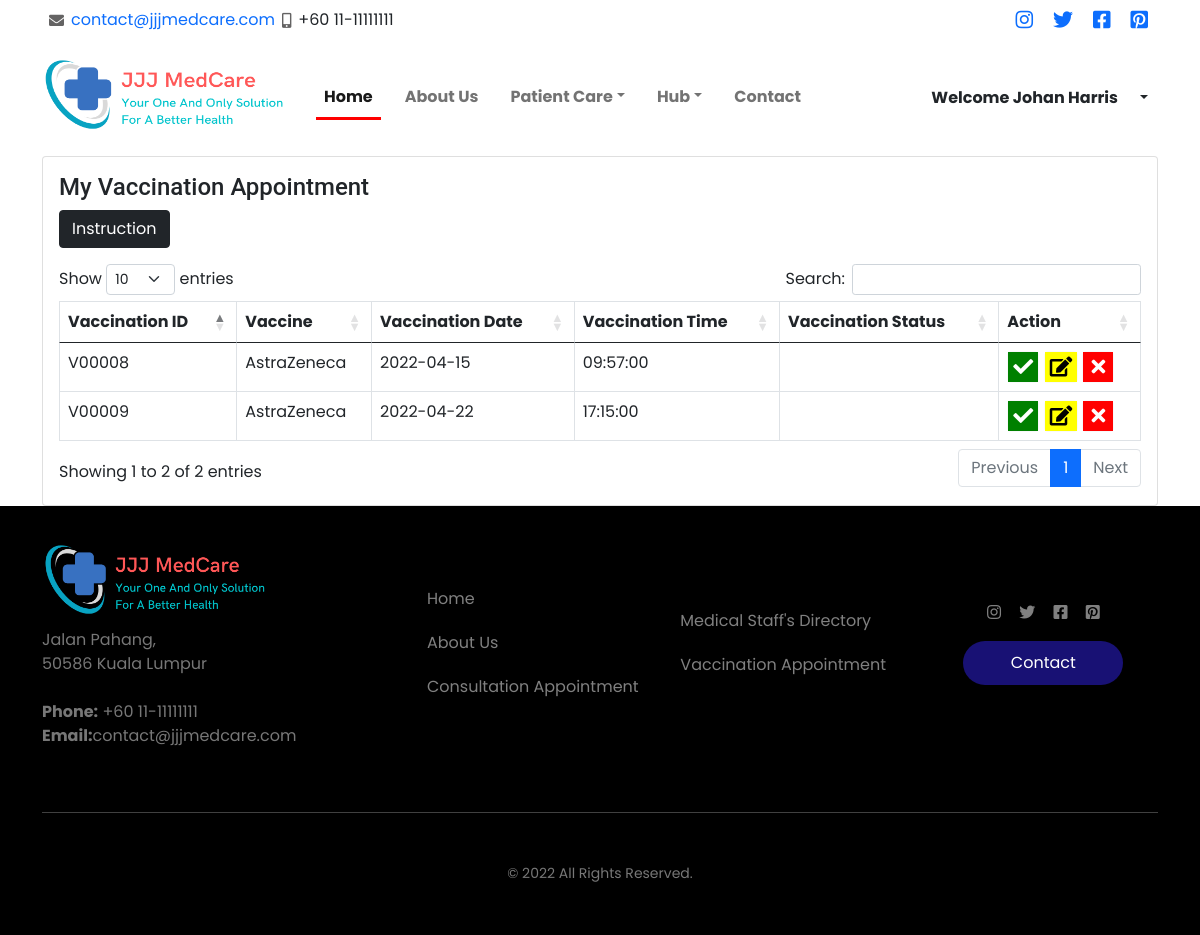
Before: /userdashboard_vaccine.php (signed in) with the older database file.
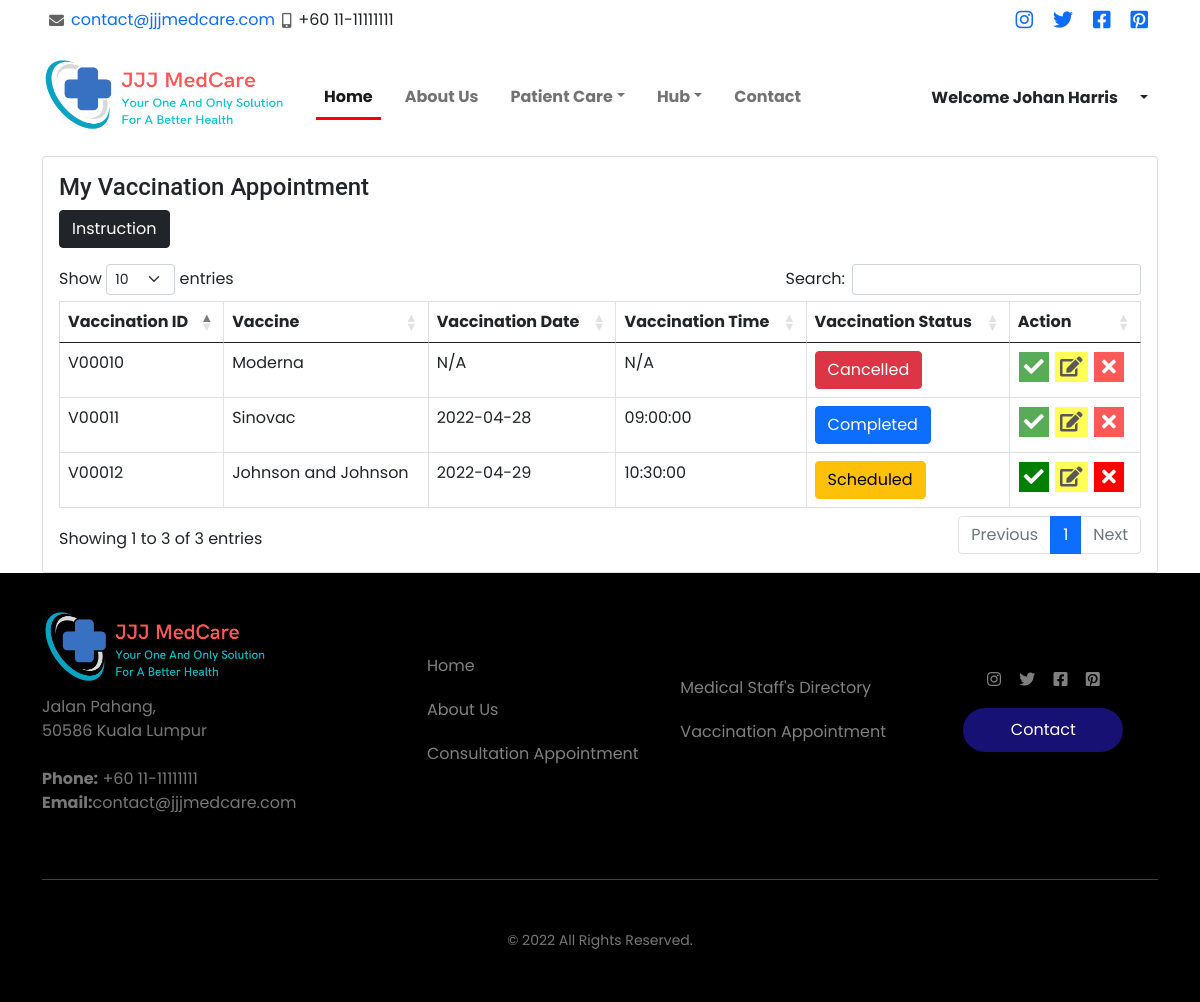
After: the same page with the newer database file.
### tables this page shows
CREATE TABLE `vaccine` (
  `vaccinePrefix` varchar(1) NOT NULL DEFAULT 'V',
  `vaccineId` int(5) UNSIGNED ZEROFILL NOT NULL,
  `vaccineDate` date NOT NULL,
  `vaccineTime` time NOT NULL,
  `vaccineBrand` varchar(20) NOT NULL,
  `vaccineStatus` varchar(10) NOT NULL,
  `userId` int(5) UNSIGNED ZEROFILL NOT NULL
);

### userdashboard_vaccine.php (the view, shortened to what this page needs)
<?php
include 'connection.php';
?>
<!DOCTYPE html>
<html>
<head>
  <link rel="stylesheet" href="asset/css/userstyle.css?v=<?php echo time(); ?>">
  <?php include('asset/includes/cssCDN.php'); ?>
</head>
<body>
  <?php include('asset/includes/navBar.php'); ?>
  <section class="container">
    <div class="col-lg-12 grid-margin stretch-card">
      <div class="card">
        <div class="card-body">
          <h4 class="card-title">
            My Vaccination Appointment
          </h4>
          <p>
            <button class="btn btn-dark" type="button" data-toggle="collapse" data-target="#collapseExample" aria-expanded="false" aria-controls="collapseExample">
              Instruction
            </button>
          </p>
          <div class="table-responsive">
            <table class="table table-hover table-bordered table-condensed" id="dataTableID" style="width:100%">
              <thead>
                <tr>
                  <th scope="col">Vaccination ID</th>
                  <th scope="col">Vaccine</th>
                  <th scope="col">Vaccination Date</th>
                  <th scope="col">Vaccination Time</th>
                  <th scope="col">Vaccination Status</th>
                  <th scope="col">Action</th>
                </tr>
              </thead>
              <tbody>
                <?php
                $viewSql = "SELECT * FROM `vaccine` INNER JOIN `user`  ON  vaccine.userId=user.userId";
                $result = mysqli_query($data, $viewSql);
                while ($fetch = mysqli_fetch_array($result)) {
                  $vprefix = $fetch['vaccinePrefix'];
                  $vid = $fetch['vaccineId'];
                  $date = $fetch['vaccineDate'];
                  $time = $fetch['vaccineTime'];
                  $status = $fetch['vaccineStatus'];
                  $brand = $fetch['vaccineBrand'];
                  if ($date == "0000-00-00" && $time == "00:00:00") {
                    $date = "N/A";
                    $time = "N/A";
                  }
                  if ($status == "Booked") {
                    $color = "btn-secondary";
                    $error = "";
                    $edit = "";
                    $tick = "disabled";
                  } else if ($status == "Scheduled") {
                    $color = "btn-warning";
                    $error = "";
                    $edit = "disabled";
                    $tick = "";
                  } else if ($status == "Confirmed") {
                    $color = "btn-success";
                    $error = "";
                    $edit = "disabled";
                    $tick = "";
                    $tick = "disabled";
                  } else if ($status == "Cancelled") {
                    $color = "btn-danger";
                    $error = "disabled";
                    $edit = "";
                    $tick = "";
                  } else if ($status == "Completed") {
                    $color = "btn-primary";
                    $error = "disabled";
                    $edit = "";
                    $tick = "";
                  }
                ?>
                  <tr>
                    <td><?php echo $vprefix . "" . $vid; ?></td>
                    <td><?php echo $brand; ?></td>
                    <td><?php echo $date; ?></td>
                    <td><?php echo $time; ?></td>
                    <td>
                      <button type="button" class="btn <?php echo $color; ?>">
                        <?php echo $status; ?>
                      </button>
                    </td>
                    <td class="action-button">
                      <button type="button" <?php echo $error ?><?php echo $tick ?> class="btn btn-light" data-bs-toggle="modal" data-bs-toggle="modal" data-bs-target="#accept<?php echo $vid; ?>">
                        <i class="fas fa-check"></i></button>
                      <button type="button" <?php echo $error ?><?php echo $edit ?> class="btn btn-light" data-bs-toggle="modal" data-bs-toggle="modal" data-bs-target="#edit<?php echo $vid; ?>">
                        <i class="fas fa-edit"></i></button>
                      <button type="button" <?php echo $error ?> class="btn btn-light" data-bs-toggle="modal" data-bs-target="#cancel<?php echo $vid; ?>">
                        <i class="fas fa-close"></i></i></button>
                    </td>
                  </tr>
                <?php  }
                ?>
              </tbody>
            </table>
          </div>
        </div>
      </div>
    </div>
  </section>
  <?php include('asset/includes/footer.php'); ?>
</body>
</html>

### asset/includes/cssCDN.php (shortened to what this page needs)
<link href='https://unpkg.com/boxicons@2.0.7/css/boxicons.min.css' rel='stylesheet'>
<link rel="stylesheet" href="https://pro.fontawesome.com/releases/v5.10.0/css/all.css" />
<link href="https://cdn.jsdelivr.net/npm/bootstrap@5.0.0-beta2/dist/css/bootstrap.min.css" rel="stylesheet">
<link href="https://cdn.jsdelivr.net/npm/select2@4.1.0-rc.0/dist/css/select2.min.css" rel="stylesheet" />
<link rel="stylesheet" href="https://cdn.jsdelivr.net/npm/select2-bootstrap-5-theme@1.2.0/dist/select2-bootstrap-5-theme.min.css" />
<link rel="stylesheet" href="https://cdn.datatables.net/1.11.5/css/dataTables.bootstrap5.min.css">

### asset/includes/navBar.php (shortened to what this page needs)
<!doctype html>
<html>
<head>
  <link rel="stylesheet" href="asset/css/main.css">
  <link rel="stylesheet" href="asset/css/header.css">
  <link rel="stylesheet" href="asset/css/footer.css">
  <link href="https://cdnjs.cloudflare.com/ajax/libs/font-awesome/5.15.3/css/all.min.css" rel="stylesheet">
  <link rel="stylesheet" href="https://cdnjs.cloudflare.com/ajax/libs/font-awesome/4.7.0/css/font-awesome.min.css">
  <link href="https://cdn.jsdelivr.net/npm/bootstrap@5.0.0-beta2/dist/css/bootstrap.min.css" rel="stylesheet">
</head>
<body>
  <div class="topbar d-flex align-items-center ">
    <div class="container d-flex justify-content-between">
      <div class="contact-info d-flex align-items-center">
        <i class="fas fa-envelope"></i> <a href="mailto:contact@jjjmedcare.com">contact@jjjmedcare.com</a>
        <i class="fas fa-mobile-alt"></i> +60 11-11111111
      </div>
      <div class="social-links d-none d-lg-flex align-items-center">
        <a href="#"><span class="fab fa-instagram"></span></a>
        <a href="#"><span class="fab fa-twitter"></span></a>
        <a href="#"><span class="fab fa-facebook-square"></span></a>
        <a href="#"><span class="fab fa-pinterest-square"></span></a>
      </div>
    </div>
  </div>
  <div class="container-fluid">
    <div class="container">
      <nav class="navbar navbar-expand-lg navbar-light">
        <a class="navbar-brand logo" href="#">
          <img src="asset/image/output-onlinepngtools.png" alt="JJJ MedCare" class="d-inline-block align-top">
        </a>
        <div class="collapse navbar-collapse gx-4" id="toggleCollapse">
          <ul class="navbar-nav myNav">
            <li class="nav-item px-2">
              <a class="nav-link active" href="index.php">Home</a>
            </li>
            <li class="nav-item px-2">
              <a class="nav-link" href="index.php?#aboutus">About Us</a>
            </li>
            <?php
            if (isset($_SESSION['userName'])) {
            ?>
              <li class="nav-item dropdown px-2">
                <a class="nav-link dropdown-toggle" href="#" id="navbarDropdown" role="button" data-toggle="dropdown">Patient Care</a>
              </li>
            <?php
            }
            ?>
            <li class="nav-item dropdown px-2">
              <a class="nav-link dropdown-toggle" href="#" id="navbarDropdown" role="button" data-toggle="dropdown">Hub</a>
            </li>
            <li class="nav-item px-2">
              <a class="nav-link" href="#contact">Contact</a>
            </li>
          </ul>
          <?php
          if (!isset($_SESSION['userName'])) {
          ?>
            <div class="ml-auto ms-auto">
              <div class="btn-group">
                <button type="button" class="btn">Welcome Guest</button>
                <button type="button" class="btn dropdown-toggle dropdown-toggle-split" data-toggle="dropdown" aria-haspopup="true" aria-expanded="false">
                  <span class="sr-only">Toggle Dropdown</span>
                </button>
                <div class="dropdown-menu">
                  <a class="dropdown-item" href="login.php">Login</a>
                  <a class="dropdown-item" href="registration.php">Register</a>
                </div>
              </div>
            <?php
          } else {
            ?>
              <div class="ml-auto ms-auto">
                <div class="btn-group">
                  <button type="button" class="btn">Welcome <?php echo $_SESSION['userName']; ?></button>
                  <button type="button" class="btn dropdown-toggle dropdown-toggle-split" data-toggle="dropdown" aria-haspopup="true" aria-expanded="false">
                  </button>
                </div>
              </div>
            <?php
          }
            ?>
            </div>
        </div>
    </div>
</html>

### asset/includes/footer.php
<footer class="footer-container">
    <div class="container">
        <div class="row">
            <div class="col-md-4 pr-md-5 col-sm-6 align-self-center">
                <a class="navbar-brand logo" href="#">
                    <img src="asset/image/output-onlinepngtools.png" alt="JJJ MedCare" class="d-inline-block align-top">
                </a>
                <p>
                    Jalan Pahang,<br>
                    50586 Kuala Lumpur<br><br>
                    <strong>Phone:</strong> +60 11-11111111<br>
                    <strong>Email:</strong>contact@jjjmedcare.com<br>
                </p>
            </div>
            <div class="col-md col-sm-6 align-self-center">
                <ul class="list-unstyled nav-links">
                    <li><a href="index.php">Home</a></li>
                    <li><a href="#aboutus">About Us</a></li>
                    <?php
                    if (isset($_SESSION['userName'])) {
                    ?>
                    <li><a href="appointmentuser.php">Consultation Appointment</a></li>
                    <?php
                    }
                    else{
                    ?>
                    <li><a href="login.php">Consultation Appointment</a></li>
                    <?php
                    }
                    ?>
                </ul>
            </div>
            <div class="col-md col-sm-6 align-self-center ">
                <ul class="list-unstyled nav-links">
                    <li><a href="meddirec.php">Medical Staff's Directory</a></li>
                    <?php
                    if (isset($_SESSION['userName'])) {
                    ?>
                    <li><a href="vaccineuser.php">Vaccination Appointment</a></li>
                    <?php
                    }
                    else{
                    ?>
                    <li><a href="login.php">Vaccination Appointment</a></li>
                    <?php
                    }
                    ?>
                </ul>
            </div>
            <div class="col-md col-sm-6 text-md-center align-self-center">
                <ul class="social list-unstyled">
                    <li><a href="#"><span class="fab fa-instagram"></span></a></li>
                    <li><a href="#"><span class="fab fa-twitter"></span></a></li>
                    <li><a href="#"><span class="fab fa-facebook-square"></span></a></li>
                    <li><a href="#"><span class="fab fa-pinterest-square"></span></a></li>
                </ul>
                <p class=""><a href="index.php?#contact" class="btn btn-tertiary">Contact</a></p>
            </div>
        </div>
        <div class="row ">
            <div class="col-12 text-center">
                <div class="copyright mt-5 pt-5">
                    <p><small>&copy; 2022 All Rights Reserved.</small></p>
                </div>
            </div>
        </div>
    </div>
</footer>

### asset/css/userstyle.css (style rules this page uses)
* { margin: 0; padding: 0; box-sizing: border-box; font-family: 'Poppins', sans-serif; }
.container .fa-check { background-color: green; color: white; font-size: 20px; padding: 5px; }
.container .fa-edit { background-color: yellow; color: black; font-size: 20px; padding: 5px; }
.container .fa-close { background-color: red; color: white; width: 30px; font-size: 20px; padding: 5px; }
.container .action-button button { padding: 0; }

### asset/css/header.css (style rules this page uses)
body { overflow-x: hidden; }
.logo img { width: 250px; height: 90px; }
.myNav .nav-link,.btn-group .btn { font-weight: bolder; }
.myNav .active { border-bottom: 3px solid red; }
.topbar .contact-info i { padding: 7px; color: rgba(26, 25, 25, 0.678); font-size: 15px; }
.topbar .social-links .fab { padding: 10px; font-size: 20px; }
.btn-group .btn { background: white; }

### asset/css/footer.css (style rules this page uses)
body { font-family: "Roboto", -apple-system, BlinkMacSystemFont, "Segoe UI", Roboto, "Helvetica Neue", Arial, "Noto Sans", sans-serif, "Apple Color Emoji", "Segoe UI Emoji", "Segoe UI Symbol", "Noto Color Emoji"; }
h1, h2, h3, h4, h5, h6, .h1, .h2, .h3, .h4, .h5, .h6 { font-family: "Roboto", -apple-system, BlinkMacSystemFont, "Segoe UI", Roboto, "Helvetica Neue", Arial, "Noto Sans", sans-serif, "Apple Color Emoji", "Segoe UI Emoji", "Segoe UI Symbol", "Noto Color Emoji"; }
a { -webkit-transition: .3s all ease; -o-transition: .3s all ease; transition: .3s all ease; }
a, a:hover { text-decoration: none !important; }
.footer-container { padding: 2rem 0; background-color: #000; color: #777; }
.footer-container .nav-links li { margin-bottom: 10px; padding: 5px; }
.footer-container .nav-links li a { color: gray; }
.footer-container .btn.btn-tertiary { background-color: #181174; color: #fff; border-radius: 30px; border: none; width: 160px; padding: 10px 20px; }
.footer-container .social li { display: inline-block; }
.footer-container .social li a { color: gray; padding: 7px; }
.footer-container .copyright { border-top: 1px solid #404040; padding:2px; }
.footer-container .logo img { width: auto; }

Changed rows visible on the page:
removed vaccine: vaccinePrefix "V", vaccineId "00008", vaccineBrand "AstraZeneca", vaccineDate "2022-04-15", vaccineTime "09:57:00"
removed vaccine: vaccinePrefix "V", vaccineId "00009", vaccineBrand "AstraZeneca", vaccineDate "2022-04-22", vaccineTime "17:15:00"
added vaccine: vaccinePrefix "V", vaccineId "00010", vaccineBrand "Moderna", date "N/A", time "N/A", vaccineStatus "Cancelled"
added vaccine: vaccinePrefix "V", vaccineId "00011", vaccineBrand "Sinovac", vaccineDate "2022-04-28", vaccineTime "09:00:00", vaccineStatus "Completed"
added vaccine: vaccinePrefix "V", vaccineId "00012", vaccineBrand "Johnson and Johnson", vaccineDate "2022-04-29", vaccineTime "10:30:00", vaccineStatus "Scheduled"
Other visible differences:
text written by a page script: "Show entries Search: Showing 1 to 2 of 2 entries Previous 1 Next" → "Show entries Search: Showing 1 to 3 of 3 entries Previous 1 Next"
